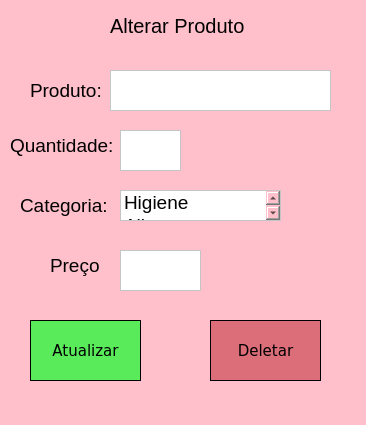
<?xml version="1.0" encoding="UTF-8"?>
<ui version="4.0">
 <class>MainWindow</class>
 <widget class="QMainWindow" name="MainWindow">
  <property name="geometry">
   <rect>
    <x>0</x>
    <y>0</y>
    <width>366</width>
    <height>425</height>
   </rect>
  </property>
  <property name="windowTitle">
   <string>MainWindow</string>
  </property>
  <property name="styleSheet">
   <string notr="true">background-color: pink;</string>
  </property>
  <widget class="QWidget" name="centralwidget">
   <widget class="QLabel" name="lbPreco">
    <property name="geometry">
     <rect>
      <x>50</x>
      <y>250</y>
      <width>51</width>
      <height>31</height>
     </rect>
    </property>
    <property name="font">
     <font>
      <pointsize>14</pointsize>
     </font>
    </property>
    <property name="text">
     <string>Preço:</string>
    </property>
   </widget>
   <widget class="QLabel" name="lbCategoria">
    <property name="geometry">
     <rect>
      <x>20</x>
      <y>190</y>
      <width>91</width>
      <height>31</height>
     </rect>
    </property>
    <property name="font">
     <font>
      <pointsize>14</pointsize>
     </font>
    </property>
    <property name="text">
     <string>Categoria:</string>
    </property>
   </widget>
   <widget class="QLabel" name="lbQuantidade">
    <property name="geometry">
     <rect>
      <x>10</x>
      <y>130</y>
      <width>111</width>
      <height>31</height>
     </rect>
    </property>
    <property name="font">
     <font>
      <pointsize>14</pointsize>
     </font>
    </property>
    <property name="text">
     <string>Quantidade:</string>
    </property>
   </widget>
   <widget class="QPushButton" name="btnDeletar">
    <property name="geometry">
     <rect>
      <x>210</x>
      <y>320</y>
      <width>111</width>
      <height>61</height>
     </rect>
    </property>
    <property name="styleSheet">
     <string notr="true">background-color: #DB6E79;
font-family: verdana;
border: 1px solid;
font-size: 11pt;</string>
    </property>
    <property name="text">
     <string>Deletar</string>
    </property>
   </widget>
   <widget class="QLabel" name="lbProduto">
    <property name="geometry">
     <rect>
      <x>30</x>
      <y>75</y>
      <width>71</width>
      <height>31</height>
     </rect>
    </property>
    <property name="font">
     <font>
      <pointsize>14</pointsize>
     </font>
    </property>
    <property name="text">
     <string>Produto:</string>
    </property>
   </widget>
   <widget class="QPushButton" name="btnAtualizar">
    <property name="geometry">
     <rect>
      <x>30</x>
      <y>320</y>
      <width>111</width>
      <height>61</height>
     </rect>
    </property>
    <property name="styleSheet">
     <string notr="true">background-color: #5AEB5B;
font-family: verdana;
border: 1px solid;
font-size: 11pt;</string>
    </property>
    <property name="text">
     <string>Atualizar</string>
    </property>
   </widget>
   <widget class="QListWidget" name="listCategoria">
    <property name="geometry">
     <rect>
      <x>120</x>
      <y>190</y>
      <width>161</width>
      <height>31</height>
     </rect>
    </property>
    <property name="styleSheet">
     <string notr="true">background-color: white;
font-size:14pt;</string>
    </property>
    <item>
     <property name="text">
      <string>Higiene</string>
     </property>
    </item>
    <item>
     <property name="text">
      <string>Alimento</string>
     </property>
    </item>
    <item>
     <property name="text">
      <string>frios e laticínios</string>
     </property>
    </item>
    <item>
     <property name="text">
      <string>Brinquedo</string>
     </property>
    </item>
    <item>
     <property name="text">
      <string>Enlatados</string>
     </property>
    </item>
    <item>
     <property name="text">
      <string>Bebidas</string>
     </property>
    </item>
    <item>
     <property name="text">
      <string>Açougue</string>
     </property>
    </item>
    <item>
     <property name="text">
      <string>Outros</string>
     </property>
    </item>
   </widget>
   <widget class="QLabel" name="lbTitulo">
    <property name="geometry">
     <rect>
      <x>110</x>
      <y>0</y>
      <width>171</width>
      <height>51</height>
     </rect>
    </property>
    <property name="font">
     <font>
      <pointsize>15</pointsize>
     </font>
    </property>
    <property name="text">
     <string>Alterar Produto</string>
    </property>
   </widget>
   <widget class="QTextEdit" name="edtProduto">
    <property name="geometry">
     <rect>
      <x>110</x>
      <y>70</y>
      <width>221</width>
      <height>41</height>
     </rect>
    </property>
    <property name="styleSheet">
     <string notr="true">background-color: white;
font-size:14pt;</string>
    </property>
   </widget>
   <widget class="QTextEdit" name="edtQuantidade">
    <property name="geometry">
     <rect>
      <x>120</x>
      <y>130</y>
      <width>61</width>
      <height>41</height>
     </rect>
    </property>
    <property name="styleSheet">
     <string notr="true">background-color: white;
font-size:14pt;</string>
    </property>
   </widget>
   <widget class="QTextEdit" name="edtPreco">
    <property name="geometry">
     <rect>
      <x>120</x>
      <y>250</y>
      <width>81</width>
      <height>41</height>
     </rect>
    </property>
    <property name="styleSheet">
     <string notr="true">background-color: white;
font-size:14pt;</string>
    </property>
   </widget>
  </widget>
  <widget class="QMenuBar" name="menubar">
   <property name="geometry">
    <rect>
     <x>0</x>
     <y>0</y>
     <width>366</width>
     <height>21</height>
    </rect>
   </property>
  </widget>
  <widget class="QStatusBar" name="statusbar"/>
 </widget>
 <resources/>
 <connections/>
</ui>
